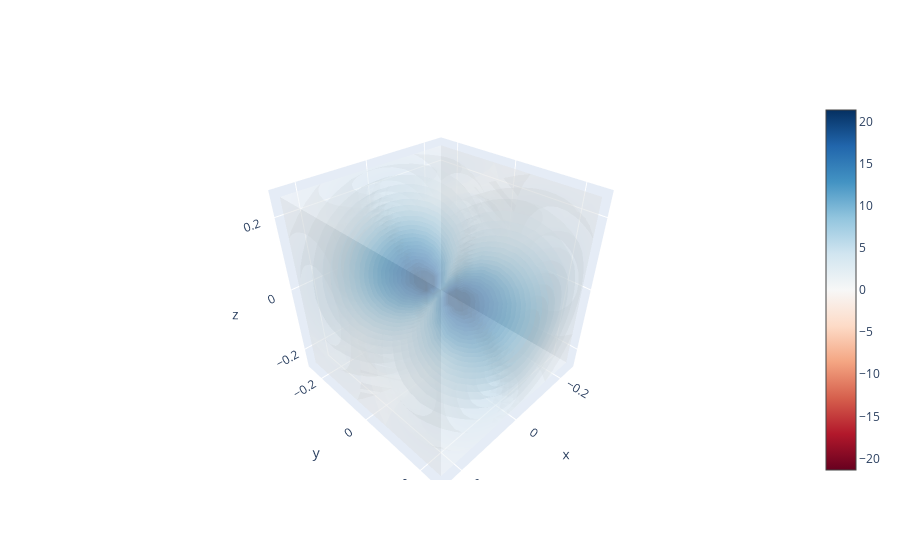

Notebook code for this chart:
### Code cell
fig = go.Figure(data=go.Volume(
    x=r[:,0],
    y=r[:,1],
    z=r[:,2],
    value=f[:, i].abs(),
    isomin=-plot_max,
    isomax=plot_max,
    #isomin=-30,
    #isomax=30,
    opacity=0.3, # needs to be small to see through all surfaces
    surface_count=50, # needs to be a large number for good volume rendering
    colorscale='RdBu'))
fig.show()

### Figure 1 — Plotly figure (JSON) as saved in the notebook; plotly's stock layout.template omitted (floating-point values rounded to 4 significant figures; data arrays with more than 128 entries replaced by an {"elided": "..."} marker saying what was removed)
{"data": [{"colorscale": [[0, "rgb(103,0,31)"], [0.1, "rgb(178,24,43)"], [0.2, "rgb(214,96,77)"], [0.3, "rgb(244,165,130)"], [0.4, "rgb(253,219,199)"], [0.5, "rgb(247,247,247)"], [0.6, "rgb(209,229,240)"], [0.7, "rgb(146,197,222)"], [0.8, "rgb(67,147,195)"], [0.9, "rgb(33,102,172)"], [1, "rgb(5,48,97)"]], "isomax": 21.37, "isomin": -21.37, "opacity": 0.3, "surface": {"count": 50}, "type": "volume", "value": {"elided": "8000 float values"}, "x": {"elided": "8000 float values"}, "y": {"elided": "8000 float values"}, "z": {"elided": "8000 float values"}}], "layout": {}}
